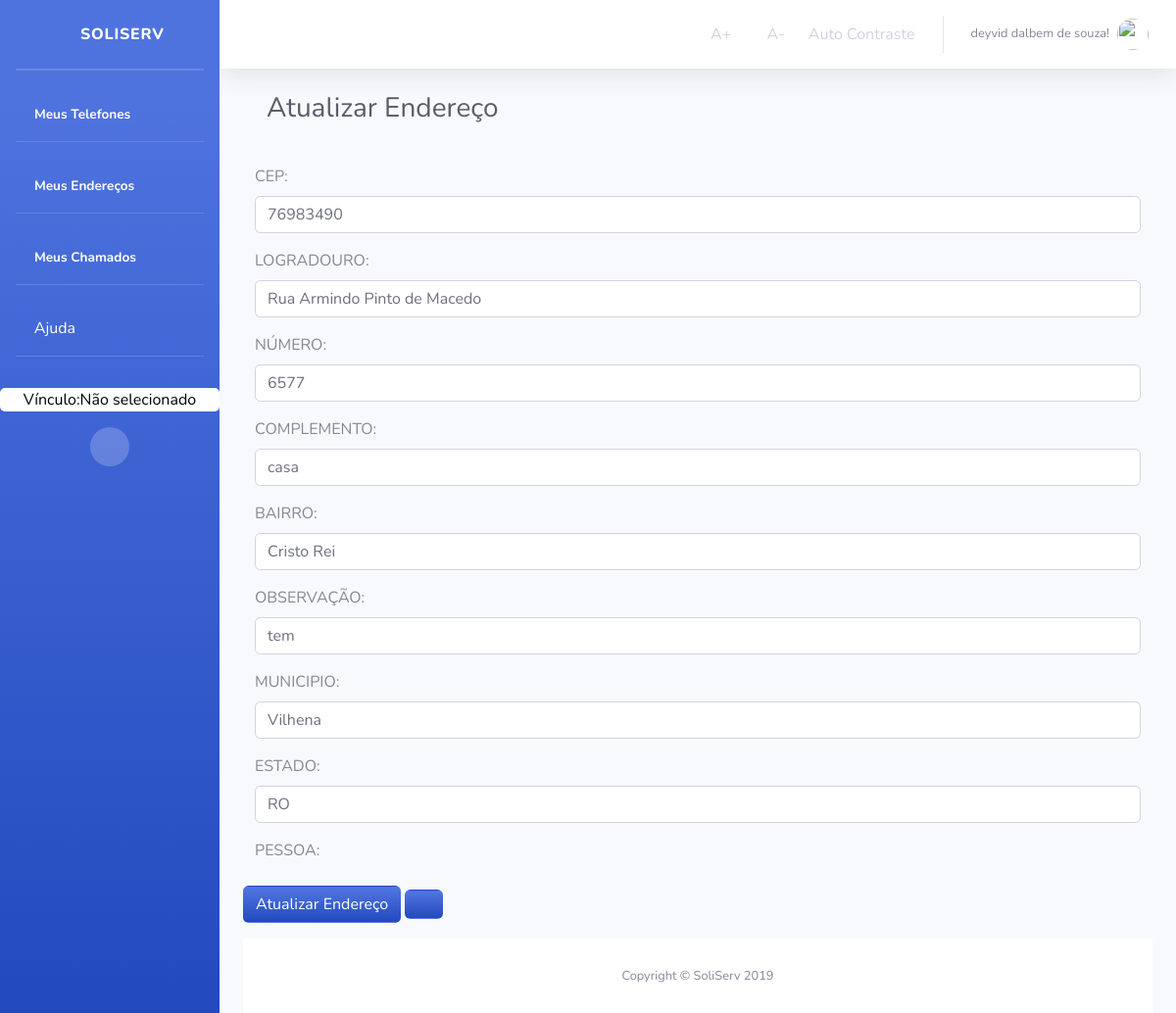
The app's page /Usuario/enderecos/atualizar/1 (signed in) with its own data.
### Usuario/models.py (models this page shows, shortened)
class Endereco(models.Model):
    cep = models.IntegerField('CEP')
    logradouro = models.CharField('LOGRADOURO', max_length=45)
    enderecoNumero = models.CharField('NÚMERO', max_length=11)
    complemento = models.CharField('COMPLEMENTO', max_length=45)
    bairro = models.CharField('BAIRRO', max_length=45)
    observacao = models.CharField('OBSERVAÇÃO', max_length=45)
    municipio = models.CharField('MUNICIPIO', max_length=45)
    estado = models.CharField('ESTADO', max_length=2)
    idPessoa = models.ForeignKey(
        User, on_delete=models.CASCADE, verbose_name="PESSOA")
    class Meta:
        verbose_name = "Endereco"
        verbose_name_plural = "Endereco"

### Usuario/views.py (the view)
# urls.py: path('enderecos/atualizar/<int:pk>', views.AtualizarEndereco.as_view(),name='endereco_atualizar'),
class AtualizarEndereco(UpdateView):
    model = Endereco
    form_class = CadastroEnderecoForm
    template_name = "Endereco/atualizarEndereco.html"
    success_url = reverse_lazy('listaEnderecos')

### Usuario/templates/Endereco/atualizarEndereco.html (shortened to what this page needs)
{% extends 'sistemaDeGestaoDeServicosPublicos/index1.html' %}
{% block titulo %}
Atualizar Endereço
{% endblock titulo %}
{% block centro %}
<div class="mt-3 pt-3">
    {% if user.is_authenticated %}
    <form method="POST">
        <div class="col">
            {{ form.as_p }}
        </div>
        <input type="submit" class="btn bg-gradient-primary" style="color: white;" title="Atualizar Endereço"
            value="Atualizar Endereço">
        <a class="btn bg-gradient-primary" style="color: white;" href="{% url 'listaEnderecos' %}"
            title="Lista de Endereços">
            <i class="fas fa-list-ul"></i>
        </a>
    </form>
    {% else %}
    <div class="alert alert-danger text-center">
        Faça o Login, ou Realize o Cadastro!
    </div>
    {% endif %}
</div>
{% endblock %}

### templates/sistemaDeGestaoDeServicosPublicos/index1.html (shortened to what this page needs)
<!DOCTYPE html>
<html lang="pt-br">
{% load staticfiles %}
<head>
  <link rel="stylesheet" href="{% static 'tema/css/sb-admin-2.css' %}">
  <link rel="stylesheet" href="{% static 'tema/vendor/fontawesome-free/css/all.css' %}">
  <link rel="stylesheet" href="{% static 'tema/vendor/fontawesome-free/css/all.css' %}">
  <link rel="stylesheet" href="{% static 'css/style.css' %}">
  <link rel="stylesheet" href="{% static 'img/avatar_2x.png' %}">
  <link rel="stylesheet" href="https://stackpath.bootstrapcdn.com/bootstrap/4.3.1/css/bootstrap.min.css"
>
  <link href="https://unpkg.com/material-components-web@latest/dist/material-components-web.min.css" rel="stylesheet">
  <link href="vendor/fontawesome-free/css/all.min.css" rel="stylesheet" type="text/css">
  <link href="css/sb-admin-2.min.css" rel="stylesheet">
</head>
<body id="page-top" class="acessibilidade teste">
  <div id="wrapper">
    <ul class="navbar-nav bg-gradient-primary sidebar sidebar-dark accordion" id="accordionSidebar">
      <a class="sidebar-brand d-flex align-items-center justify-content-center" href="{% url 'index' %}">
        <div class="sidebar-brand-icon">
          <i class="fas fa-home"></i>
        </div>
        <div class="sidebar-brand-text mx-3">SoliServ</div>
      </a>
      <hr class="sidebar-divider my-0">
      <hr class="sidebar-divider">
      <li class="nav-item active">
        <a class="nav-link" href="{% url 'listaTelefones' %}" title="Listar Meus Telefones">
          <i class="fas fa-phone-alt"></i>
          <span>Meus Telefones</span></a>
      </li>
      <hr class="sidebar-divider d-none d-md-block">
      <li class="nav-item active">
        <a class="nav-link" href="{% url 'listaEnderecos' %}" title="Listar Meus Endereços">
          <i class="fas fa-map-marker-alt"></i>
          <span>Meus Endereços</span></a>
      </li>
      <hr class="sidebar-divider d-none d-md-block">
      {% if user.is_authenticated %}
      <li class="nav-item active">
        <a class="nav-link" href="{% url 'Chamados:lista_chamado' user.id %}" title="Listar Meus Chamados">
          <i class="fas fa-list"></i>
          <span>Meus Chamados</span></a>
      </li>
      {% else %}
      <li class="nav-item active">
        <a class="nav-link" href="#" title="Listar Meus Chamados">
          <i class="fas fa-list"></i>
          <span>Meus Chamados</span></a>
      </li>
      {% endif %}
      <hr class="sidebar-divider d-none d-md-block">
      <li class="nav-item">
        <a class="nav-link text-white" href="#" data-toggle="modal" data-target="#ModalAjuda" title="Obter informações">
          <i class="far fa-question-circle"></i>
          Ajuda
        </a>
      </li>
      <hr class="sidebar-divider d-none d-md-block">
      {% if request.session.temVinculo %}
      <a class="mt-3 text-center w-60 escolheVinculo" title="Clique para Escolher o Vínculo"
        href="{% url 'Orgao:retorna_Lotacao' %}">
        {% if request.session.nomeVinculo %}
        <span> Vínculo: {{ request.session.nomeVinculo }}</span>
        {% else %}
        <span> Vínculo:Não selecionado</span>
        {% endif %}
      </a>
      {% endif %}
      <div class=" mt-3 text-center d-none d-md-inline">
        <button class="rounded-circle border-0" id="sidebarToggle"></button>
      </div>
    </ul>
    <div id="content-wrapper" class="d-flex flex-column">
      <div id="content">
        <nav class="navbar navbar-expand navbar-light bg-white topbar mb-4 static-top shadow">
          <ul class="navbar-nav ml-auto">
            <li class="nav-item active">
              <a class="nav-link acessibilidade" onClick="fonte('a');" href="#" title="Aumentar Tamanho da Fonte">
                <i class="far fa-arrow-alt-circle-up"></i>
                <span>A+</span></a>
            </li>
            <li class="nav-item active">
              <a class="nav-link acessibilidade" onClick="fonte('d');" href="#" title="Diminuir Tamanho da Fonte">
                <i class="far fa-arrow-alt-circle-down"></i>
                <span>A-</span></a>
            </li>
            <li class="nav-item active">
              <a href="#altocontraste" id="altocontraste" accesskey="3" title="Auto Contraste"
                onclick="window.toggleContrast()" onkeydown="window.toggleContrast()" class="nav-link"
                title="Auto Contraste">
                <span>Auto Contraste</span></a>
            </li>
            <li class="nav-item dropdown no-arrow">
              <a class="nav-link dropdown-toggle" href="#" id="userDropdown" role="button" data-toggle="dropdown"
                aria-haspopup="true" aria-expanded="false">
                {% if user.is_authenticated %}
                <span class="mr-2 d-none d-lg-inline text-gray-600 small">{{ user.first_name }}
                  {{ user.last_name}}!</span>
                {% else %}
                <span class="mr-2 d-none d-lg-inline text-gray-600 small">Usuário não está logado!</span>
                {% endif %}
                {% if user.is_authenticated %}
                <img class="img-profile rounded-circle" src="{{ request.session.profile_picture }}">
                {% else %}
                <img class="img-profile rounded-circle" src="{% static 'img/avatar_2x.png' %}">
                {% endif %}
              </a>
            </li>
          </ul>
        </nav>
        <div class="container-fluid">
          <div class="d-sm-flex align-items-center justify-content-between mb-4 container">
            <h1 class="h3 mb-0 text-gray-800">{% block titulo %}{% endblock titulo%}</h1>
          </div>
          <div class="">
            {% block centro %}
            {% endblock %}
          </div>
          <footer class="sticky-footer bg-white">
            <div class="container my-auto">
              <div class="copyright text-center my-auto">
                <span>Copyright &copy; SoliServ 2019</span>
              </div>
            </div>
          </footer>
        </div>
      </div>
</body>
</html>

### sistemaDeGestaoDeServicosPublicos/static/css/style.css (style rules this page uses)
.escolheVinculo { border-radius: 5px; background-color: white; color: black; }

### records on screen
Endereco: cep "76983490", logradouro "Rua Armindo Pinto de Macedo", enderecoNumero "6577", complemento "casa", bairro "Cristo Rei", observacao "tem", municipio "Vilhena", estado "RO"

### other values on screen
{{ user.first_name }} "deyvid"
{{ user.last_name }} "dalbem de souza"
